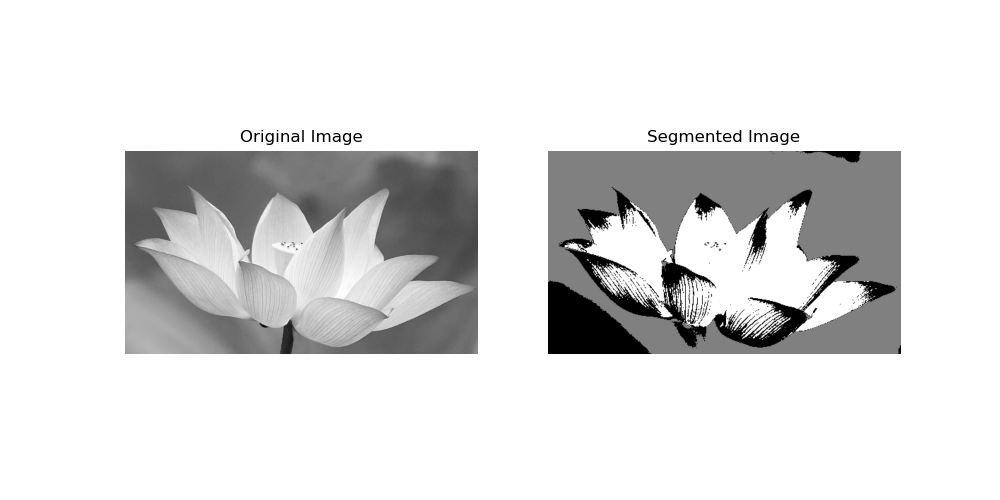

Source code (Python):
import numpy as np
import cv2
import matplotlib.pyplot as plt
from scipy.spatial.distance import cdist

def FCM(X, c, m, eps, max_its):
    num_samples = X.shape[0]
    u = np.random.random((num_samples, c))
    u = np.divide(u, np.sum(u, axis=1)[:, np.newaxis])
    it = 0

    while it < max_its:
        it += 1
        um = u ** m
        centers = np.divide(np.dot(um.T, X), np.sum(um.T, axis=1)[:, np.newaxis])
        distance = cdist(X, centers, metric='euclidean') ** 2

        new_u = np.zeros_like(u)
        for i in range(num_samples):
            for j in range(c):
                new_u[i, j] = 1.0 / np.sum((distance[i, j] / distance[i]) ** (2 / (m - 1)))

        if np.linalg.norm(new_u - u) < eps:
            break

        u = new_u

    labels = np.argmax(u, axis=1)
    return labels, u, centers

def segment_image(image_path, c, m, eps, max_its, resize_factor=0.5):
    # 使用OpenCV读取图像并转换为灰度图像
    img = cv2.imread(image_path, cv2.IMREAD_GRAYSCALE)
    original_size = img.shape

    # 缩小图像
    resized_img = cv2.resize(img, (0, 0), fx=resize_factor, fy=resize_factor)
    rows, cols = resized_img.shape

    # 将图像像素数据展平并标准化
    X = resized_img.reshape(-1, 1)
    X = X / 255.0  # 标准化

    # 使用FCM算法对图像进行聚类
    labels, u, centers = FCM(X, c, m, eps, max_its)

    # 将聚类结果映射回图像格式
    segmented_img = labels.reshape(rows, cols)

    # 恢复原始尺寸
    segmented_img = cv2.resize(segmented_img, (original_size[1], original_size[0]), interpolation=cv2.INTER_NEAREST)

    # 显示原始图像和分割后的图像
    plt.figure(figsize=(10, 5))

    plt.subplot(1, 2, 1)
    plt.title('Original Image')
    plt.imshow(img, cmap='gray')
    plt.axis('off')

    plt.subplot(1, 2, 2)
    plt.title('Segmented Image')
    plt.imshow(segmented_img, cmap='gray')
    plt.axis('off')

    plt.show()

# 示例用法
image_path = 'hehua.png'
c = 3  # 聚类数量
m = 2.0  # 模糊参数
eps = 1e-5  # 收敛阈值
max_its = 100  # 最大迭代次数

segment_image(image_path, c, m, eps, max_its, resize_factor=0.5)
